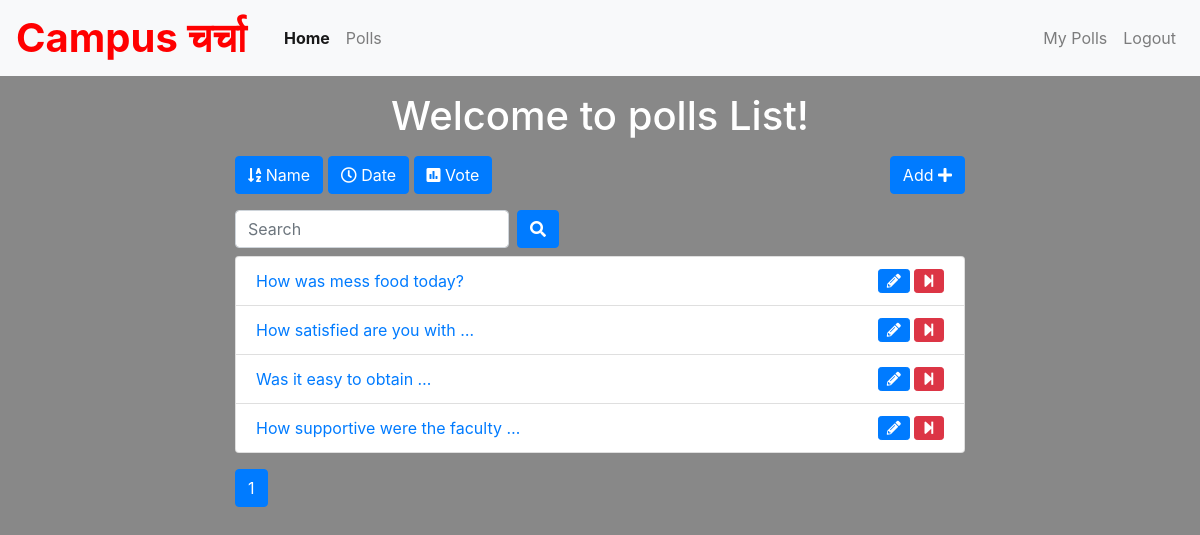
The app's page /polls/list/ (signed in) with its own data.
### polls/models.py (models this page shows, shortened)
class Poll(models.Model):
    owner = models.ForeignKey(User, on_delete=models.CASCADE)
    text = models.TextField()
    pub_date = models.DateTimeField(default=timezone.now)
    active = models.BooleanField(default=True)

### polls/views.py (the view)
# urls.py: path('list/', views.polls_list, name='list'),
@login_required()
def polls_list(request):
    all_polls = Poll.objects.all()
    search_term = ''
    if 'name' in request.GET:
        all_polls = all_polls.order_by('text')
    if 'date' in request.GET:
        all_polls = all_polls.order_by('pub_date')
    if 'vote' in request.GET:
        all_polls = all_polls.annotate(Count('vote')).order_by('vote__count')
    if 'search' in request.GET:
        search_term = request.GET['search']
        all_polls = all_polls.filter(text__icontains=search_term)
    paginator = Paginator(all_polls, 6)  # Show 6 contacts per page
    page = request.GET.get('page')
    polls = paginator.get_page(page)
    get_dict_copy = request.GET.copy()
    params = get_dict_copy.pop('page', True) and get_dict_copy.urlencode()
    print(params)
    context = {
        'polls': polls,
        'params': params,
        'search_term': search_term,
    }
    return render(request, 'polls/polls_list.html', context)

### polls/templates/polls/polls_list.html (shortened to what this page needs)
{% extends 'base.html' %}
{% block content %}
<div class="container">
    <div class="row">
        <div class="col-md-8 offset-sm-2">
            <h1 class="text-center mt-3 mb-3">Welcome to polls List!</h1>
            <a class="btn btn-{% if 'name' in request.GET %}warning{% else %}primary{% endif %} mb-3" href="?name=True"
                role="button"><i class="fas fa-sort-alpha-down"></i>
                Name</a>
            <a class="btn btn-{% if 'date' in request.GET %}warning{% else %}primary{% endif %} mb-3" href="?date=True"
                role="button"><i class="far fa-clock"></i> Date</a>
            <a class="btn btn-{% if 'vote' in request.GET %}warning{% else %}primary{% endif %} mb-3" href="?vote=True"
                role="button"><i class="fas fa-poll"></i> Vote</a>
            <a class="btn btn-primary mb-3 float-right" href="{% url 'polls:add' %}" role="button">Add <i class="fas fa-plus"></i></a>
            <form class="form-inline">
                <div class="form-group mr-sm-2 mb-2">
                    <input type="search" class="form-control" name="search" placeholder="Search" value={{ search_term }}>
                </div>
                <button type="submit" class="btn btn-primary mb-2"><i class="fas fa-search"></i></button>
            </form>
            <ul class="list-group">
                {% for poll in polls %}
                <li class="list-group-item"><a href="{% url 'polls:detail' poll.id %}">{{ poll.text|truncatewords:5 }}
                    </a>
                    {% if request.user == poll.owner %}
                    {% if poll.active %}
                    <a href="{% url 'polls:end_poll' poll.id %}" data-toggle="tooltip" data-placement="top" title="End Poll"
                        onclick="return confirm('Are you sure ?')"><i class="fas fa-step-forward float-right btn btn-danger btn-sm"></i></a>
                    {% endif %}
                    <a href="{% url 'polls:edit' poll.id %}" class="mr-3" data-toggle="tooltip" data-placement="top"
                        title="Edit Poll"><i class="fas fa-pencil-alt float-right btn btn-primary btn-sm mr-1"></i></a>
                    {% endif %}
                </li>
                {% endfor %}
            </ul>
            <nav class="mt-3">
                <ul class="pagination">
                    <li class="page-item active"><a class="page-link" href="">{{ polls.number }}</a></li>
                </ul>
            </nav>
        </div>
    </div>
</div>
{% endblock content %}

### templates/base.html (shortened to what this page needs)
{% load static %}
<!DOCTYPE html>
<html lang="en">
<head>
    <link rel="stylesheet" href="https://maxcdn.bootstrapcdn.com/bootstrap/4.0.0/css/bootstrap.min.css"
>
    <link rel="stylesheet" href="https://use.fontawesome.com/releases/v5.6.3/css/all.css"
>
</head>
<body>
    {% include 'includes/navbar.html' %}
    {% block content %}
    {% endblock content %}
</body>
</html>

### templates/includes/navbar.html (shortened to what this page needs)
<link rel="stylesheet" href="/static/css/home_style.css?{% now "U" %}"/>
<nav class="navbar navbar-expand-sm navbar-light bg-light">
    <a href="{% url 'home'%}">
        <div class="logo"><b style="font-size:40px;color:red;margin-right: 30px;">Campus चर्चा</b></div>
    <div class="collapse navbar-collapse" id="collapsibleNavId">
        <ul class="navbar-nav mr-auto mt-2 mt-lg-0">
            <li class="nav-item active">
                <a class="nav-link" href="{% url 'home' %}"><b>Home</b><span class="sr-only">(current)</span></a>
            </li>
            {% if request.user.is_authenticated %}
            <li class="nav-item">
                <a class="nav-link" href="{% url 'polls:list' %}">Polls</a>
            </li>
            {% endif %}
        </ul>
        <div class="navbar-nav ml-auto">
            {% if request.user.is_authenticated %}
            <a class="nav-link" href="{% url 'polls:list_by_user' %}">My Polls</a>
            <a class="nav-link" href="{% url 'accounts:logout' %}">Logout</a>
            {% else %}
            <a class="nav-link" href="{% url 'accounts:login' %}">Login</a>
            <a class="nav-link" href="{% url 'accounts:register' %}">Register</a>
            {% endif %}
        </div>
    </div>
</nav>

### static/css/home_style.css (style rules this page uses)
html, body { height:100%; padding: 0; margin: 0; color: white; }
html { background-image: url('../img/background.jpg'); background-size: cover; }
body { background: rgba(0, 0, 0, 0.466); }

### records on screen
Poll: text "How was mess food today?", active True (drawn)
Poll: text "How satisfied are you with …", active True (drawn)
Poll: text "Was it easy to obtain …", active True (drawn)
Poll: text "How supportive were the faculty …", active True (drawn)

### other values on screen
{{ polls.number }} "1"
